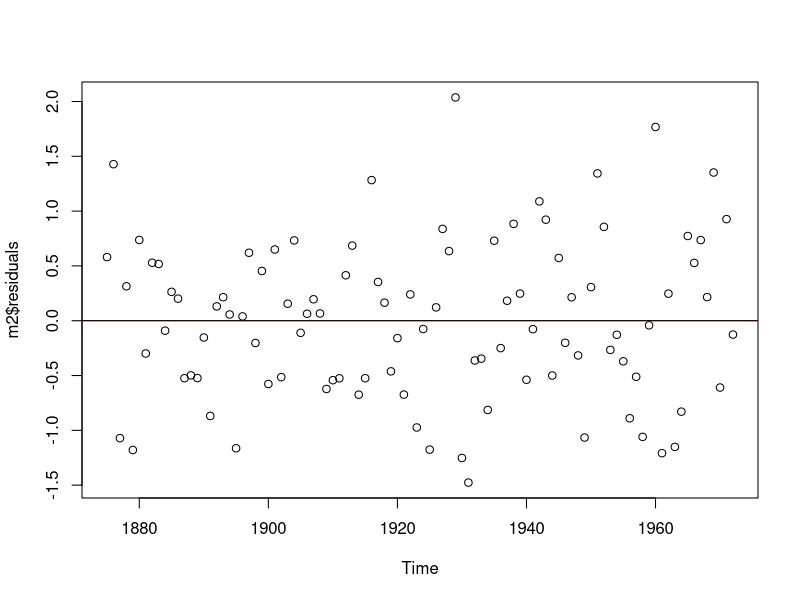
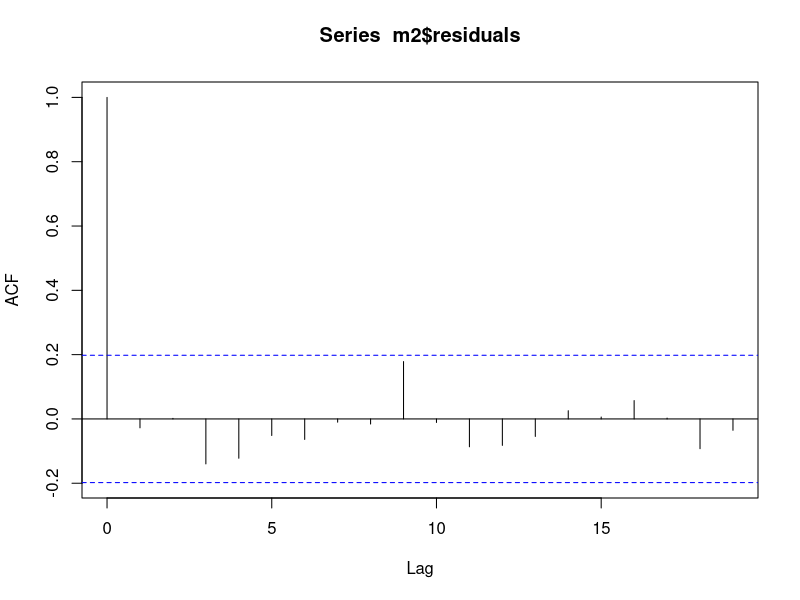
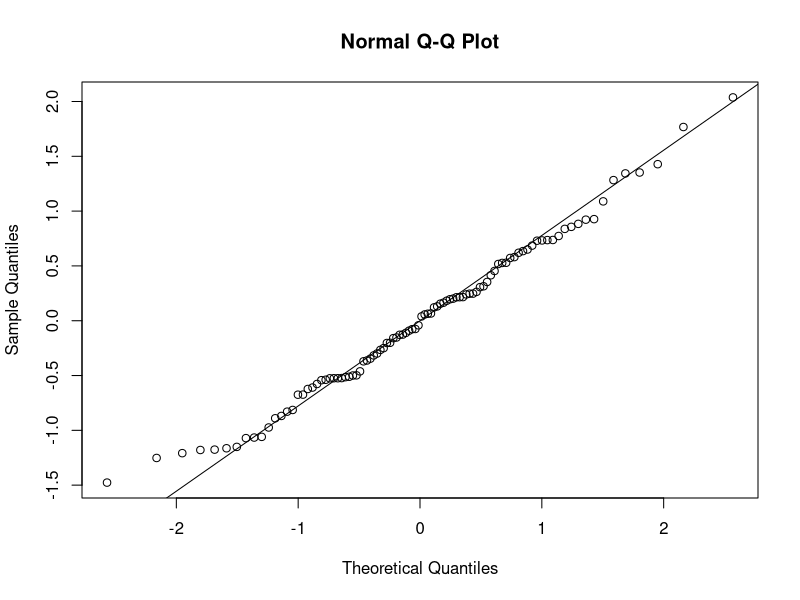
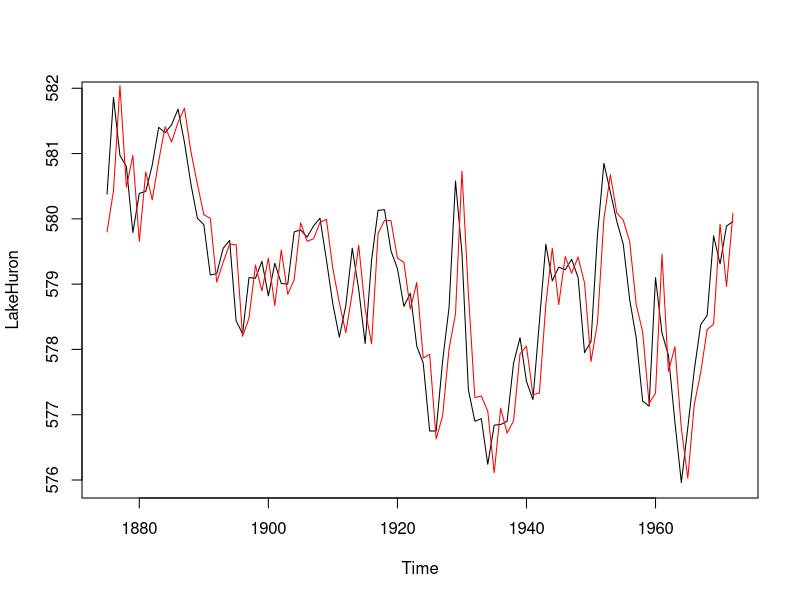

Generate these figures, in order, with R:
## ---- chunk 1
library(forecast)
library(tseries)
library(lmtest)
library(ggplot2)
knitr::opts_chunk$set(echo = TRUE)
## ---- chunk 2
adf.test(LakeHuron)
L1 <- diff(LakeHuron)
adf.test(L1)
## ---- chunk 3
m1 <- arima(x = LakeHuron, order = c(1,1,0), method = "ML")
m1
## ---- chunk 4
m2 <- arima(x = LakeHuron, order = c(2,1,0), method = "ML")
m2
## ---- chunk 5
#likelihood ratio test
lrtest(m1,m2)
## ---- chunk 6
#t-test for the residual to decide whether the mean of epsilons is 0
t.test(m2$residuals)
## ---- chunk 7
#scatterplot of residuals vs t
plot(m2$residuals, type = 'p')
abline(h = 0, col = 'red')
abline(h = mean(m2$residuals))
## ---- chunk 8
#test for homoscedasticity
group1 <- data.frame(m2$residuals, groups = gl(2,49,98))
bartlett.test(m2$residuals~groups, data = group1)
group2 <- data.frame(m2$residuals, groups = gl(3,33,98))
bartlett.test(m2$residuals~groups, data = group2)
group3 <- data.frame(m2$residuals, groups = gl(4,25,98))
bartlett.test(m2$residuals~groups, data = group3)
group4 <- data.frame(m2$residuals, groups = gl(5,20,98))
bartlett.test(m2$residuals~groups, data = group4)
group5 <- data.frame(m2$residuals, groups = gl(6,17,98))
bartlett.test(m2$residuals~groups, data = group5)
group6 <- data.frame(m2$residuals, groups = gl(7,14,98))
bartlett.test(m2$residuals~groups, data = group6)
## ---- chunk 9
#ACF plot of residuals
acf(m2$residuals)
## ---- chunk 10
Box.test(m2$residuals, lag = 1, type = "Ljung")
Box.test(m2$residuals, lag = 5, type = "Ljung")
Box.test(m2$residuals, lag = 10, type = "Ljung")
Box.test(m2$residuals, lag = 20, type = "Ljung")
## ---- chunk 11
#QQ-plot of residuals
qqnorm(m2$residuals)
qqline(m2$residuals)
## ---- chunk 12
#normality test
normvec <- rnorm(length(m2$residuals))
ks.test(m2$residuals, normvec)
## ---- chunk 13
m2_fit <- LakeHuron - m2$residuals
plot(LakeHuron)
points(x = 1875:1972, y = m2_fit, type = 'l', col = 'red')
